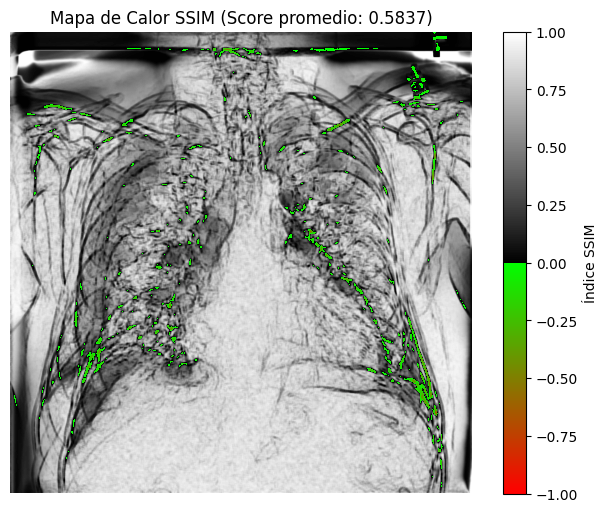
#> input picture heatmap_ssim.png, 607 x 512 px, given in place of 00000000.png, which was not available
$ python img_ssim_map.py
#> lines starting #> are read from the running program, lines starting #| are printed output that depends on the picture; pictures that were not available may be replaced by others from this repository, and a replacement may not be noted
### img.py
import random

import cv2 as cv
import numpy as np
import os

def image_load(path, mode='rgb', metadata=False):
    #cargar una imagen desde un archivo
    map = {
        'rgb': cv.IMREAD_COLOR,
        'bgr': cv.IMREAD_COLOR,
        'grayscale': cv.IMREAD_GRAYSCALE,
        'unchanged': cv.IMREAD_UNCHANGED
    }
    img = cv.imread(path, map.get(mode,  map.get(mode)))
    if mode == 'rgb' and img is not None:
        img = cv.cvtColor(img, cv.COLOR_BGR2RGB)

    if metadata:
        #obtener información del archivo, path, filename, extension, size, channels, tamaño en bytes
        filename, file_extension = os.path.splitext(os.path.basename(path))
        file_size = os.path.getsize(path)
        height, width = img.shape[:2] if img is not None else (None, None)
        channels = img.shape[2] if img is not None and len(img.shape) == 3 else 1
        metadata_dict = {
            'path': path,
            'filename': filename,
            'extension': file_extension,
            'width': width,
            'height': height,
            'channels': channels,
            'bytes': file_size,
            'mode': mode
        }
        return img, metadata_dict
    else:
        return img

# [65 lines left out: functions image_save, images_load, images_save, not called in this run]

def image_resize(image, width, height, interpolation='bilinear'):
    #redimensionar una imagen a un tamaño específico
    map = {
        'bilinear': cv.INTER_LINEAR,
        'nearest': cv.INTER_NEAREST,
        'bicubic': cv.INTER_CUBIC,
        'area': cv.INTER_AREA,
        'lanc': cv.INTER_LANCZOS4
    }
    interpolation_value = map.get(interpolation)
    if interpolation_value is None:
        raise ValueError(f"Invalid interpolation method: {interpolation}")
    return cv.resize(image, (width, height), interpolation=interpolation_value)

def images_resize(images, width, height, interpolation='bilinear'):
    #redimensionar una lista de imagenes a un tamaño específico
    return np.array([image_resize(image, width, height, interpolation) for image in images])

def image_blur(image, kernel_size=5):
    #aplicar un blur gaussiano a una imagen
    return cv.GaussianBlur(image, (kernel_size, kernel_size), 0)

def images_blur(images, kernel_size=5):
    #aplicar un blur gaussiano a una lista de imagenes
    return np.array([image_blur(image, kernel_size) for image in images])

# [21 lines left out: functions image_map_compare, image_show, not called in this run]

# [43 lines that do not run on import are left out]


### img_ssim_map.py
import numpy as np
import matplotlib.pyplot as plt
from matplotlib.colors import LinearSegmentedColormap
from skimage.metrics import structural_similarity as ssim
import cv2 as cv
from img import image_load, image_save, image_show, image_resize, images_load, images_save, images_resize


def ssim_map_calculate(img_ref, img_test):
    """
    Calcula el mapa de similitud estructural (SSIM) entre dos imágenes.

    Args:
        img_ref (numpy.ndarray): Imagen de referencia.
        img_test (numpy.ndarray): Imagen de prueba.

    Returns:
        score (float): Valor promedio del SSIM entre las dos imágenes.
        ssim_map (numpy.ndarray): Mapa de similitud estructural entre las dos imágenes.
            cada celda devuelve un valor entre -1 y 1, donde 1 indica una similitud perfecta.
    """

    if img_ref.shape != img_test.shape:
        raise ValueError("Las imágenes deben tener el mismo tamaño y número de canales para calcular SSIM.")

    channel_axis = None
    if  img_ref.shape[2] == 3:
        channel_axis = 2  # Color image

    # 2. Calcular el SSIM devolviendo el mapa de la imagen completa
    # data_range=255 asume imágenes de 8-bits
    score, ssim_map = ssim(img_ref, img_test, channel_axis=channel_axis, data_range=255, full=True)
    # doc https://scikit-image.org/docs/stable/api/skimage.metrics.html

    if channel_axis is not None:
        # Si es una imagen a color, el mapa SSIM devuelto tiene 3 canales. Se promedia para obtener un solo mapa.
        ssim_map = np.mean(ssim_map, axis=channel_axis)

    return score, ssim_map

# [15 lines left out: function ssim_maps_calculate, not called in this run]

def ssim_color_map (mode='rgb'):
    """
    Genera un colormap personalizado para el mapa SSIM basado en el paper.

    Args:
        mode (str, optional): Modo de color. puede ser 'rgb' o 'bgr'. Defaults to 'rgb'.

    Returns:
        LinearSegmentedColormap: Colormap personalizado para SSIM.
    """

    # Crea el colormap personalizado descrito en el paper
    # Nodos del gradiente (escala de -1.0 a 1.0 normalizada a 0.0 - 1.0 para matplotlib)
    # -1.0 (0.0 en el nodo) -> Rojo
    # < 0.0 (~0.499 en el nodo) -> Verde
    #   0.0 (0.5 en el nodo) -> Negro
    #   1.0 (1.0 en el nodo) -> Blanco
    nodos = [0.0, 0.4999, 0.5, 1.0]
    # colores BGR (como los trabaja cv2)

    colors_modes = {
        'bgr': [
            (0.0, 0.0, 1.0),  # Rojo (-1)
            (0.0, 1.0, 0.0),  # Verde (acercándose a 0 desde los negativos)
            (0.0, 0.0, 0.0),  # Negro (exactamente 0)
            (1.0, 1.0, 1.0)   # Blanco (1)
        ],
        'rgb': [
            (1.0, 0.0, 0.0),  # Rojo (-1)
            (0.0, 1.0, 0.0),  # Verde (acercándose a 0 desde los negativos)
            (0.0, 0.0, 0.0),  # Negro (exactamente 0)
            (1.0, 1.0, 1.0)   # Blanco (1)
        ]
    }

    colores = colors_modes[mode]
    ssim_cmap = LinearSegmentedColormap.from_list(f"SSIM_cmap_{mode}", list(zip(nodos, colores)))

    return ssim_cmap

# [51 lines left out: functions image_ssim_map, images_ssim_map, not called in this run]


def plot_ssim_map (ssim_map, score, save_to=None):
    """
    Plotea un mapa de calor a partir de un mapa de similitud estructural (SSIM) y muestra el score promedio.

    Args:
        ssim_map (numpy.ndarray): Mapa de similitud estructural.
        score (float): Score promedio SSIM.
        save_to (str, optional): Ruta para guardar la imagen del mapa de calor. Si es None, se muestra en pantalla. Defaults to None.
    """

    cmap = ssim_color_map('rgb')
    img_plot = plt.imshow(ssim_map, cmap=cmap, vmin=-1, vmax=1)

    # Añadir la barra de color a la derecha
    plt.colorbar(img_plot, label='Índice SSIM')
    plt.title(f'Mapa de Calor SSIM (Score promedio: {score:.4f})')
    plt.axis('off')

    #Si está especificado que se guarde, guardar la imagen, sino mostrarla en pantalla
    if save_to is not None:
        plt.savefig(save_to)
    else:
        plt.show()


# [33 lines left out: functions _test_arrays, _test_single, not called in this run]

def _test_plot():
    img_original = image_load('ds/random_shapes_64/00000000.png', mode='rgb')
#> in image_load, img is the input picture: shape (512, 607, 3); mean B, G, R 173.7, 177.9, 176.1

    img_referencia = image_resize(img_original, 512, 512, interpolation='bicubic')
#> in image_resize, `return cv.resize(image, (width, height), interpolation=interpolation_v..`:
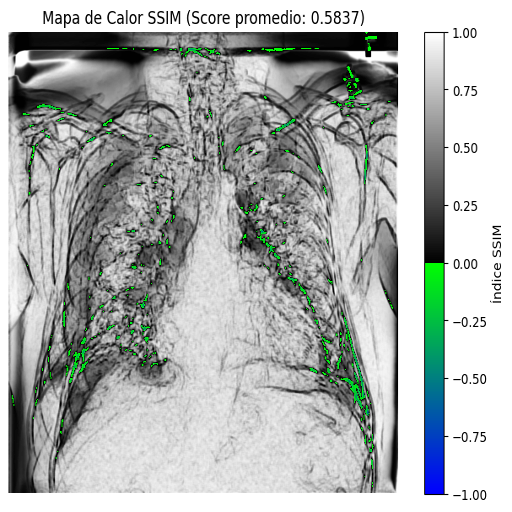
#> returned value: shape (512, 512, 3); mean of channels 0, 1, 2 176, 177.8, 173.7; drawn as B, G, R
    img_prueba = image_resize(img_original, 512, 512, interpolation='nearest')
#> call 2 of image_resize, with width = 512, height = 512, interpolation = 'nearest'
#> in image_resize (call 2), `return cv.resize(image, (width, height), interpolation=interpolation_v..`:
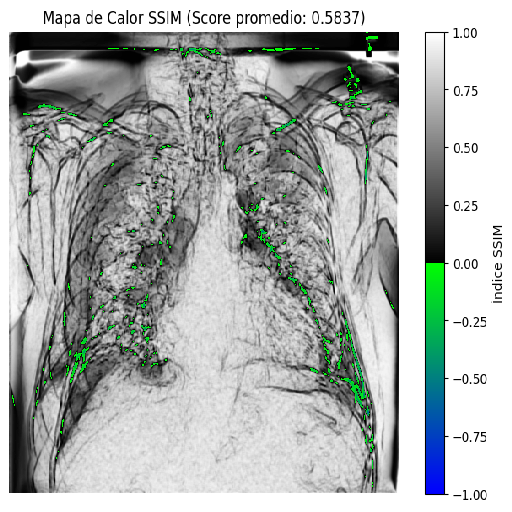
#> returned value: shape (512, 512, 3); mean of channels 0, 1, 2 176.1, 177.8, 173.8; drawn as B, G, R

    score, ssim_map = ssim_map_calculate(img_referencia, img_prueba)
#> in ssim_map_calculate, `score, ssim_map = ssim(img_ref, img_test, channel_axis=channel_axis, d..`:
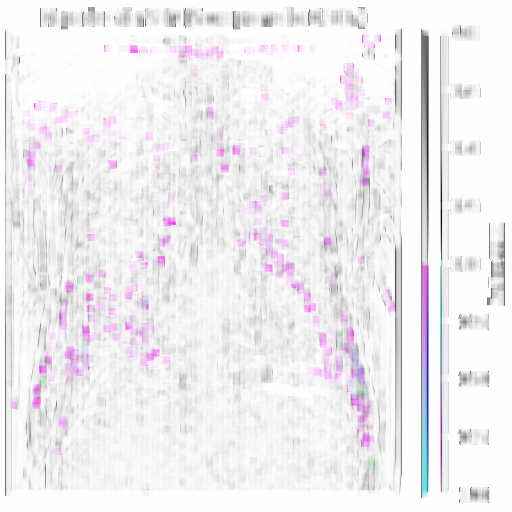
#> ssim_map: shape (512, 512, 3) float64; mean R, G, B 0.902, 0.887, 0.906; drawn with min black and max white
#> in ssim_map_calculate, `score, ssim_map = ssim(img_ref, img_test, channel_axis=channel_axis, d..`: score = 0.896
#> in ssim_map_calculate, `ssim_map = np.mean(ssim_map, axis=channel_axis)`:
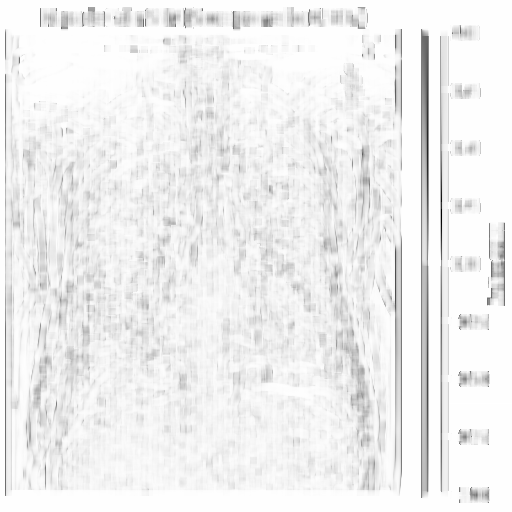
#> ssim_map: shape (512, 512) float64; min -0.71, max 1, mean 0.898; drawn with min black and max white
#> score = 0.896

    print(f"SSIM Score: {score:.4f} shape: {ssim_map.shape} MAX: {np.max(ssim_map):.4f}  MIN: {np.min(ssim_map):.4f}")
#| SSIM Score: 0.8957 shape: (512, 512) MAX: 1.0000  MIN: -0.7099

    #plot_ssim_map(ssim_map, score, save_to='heatmap_ssim_plot.png')
    plot_ssim_map(ssim_map, score, save_to=None)
#> in plot_ssim_map, `plt.show()`:
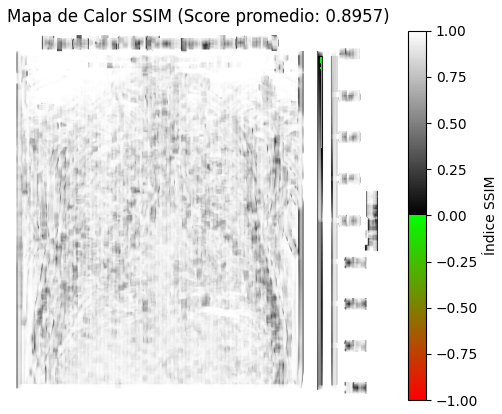
#> figure drawn by matplotlib, 2 panels


if __name__ == "__main__":

    #_test_arrays()
    #_test_single()
    _test_plot()
